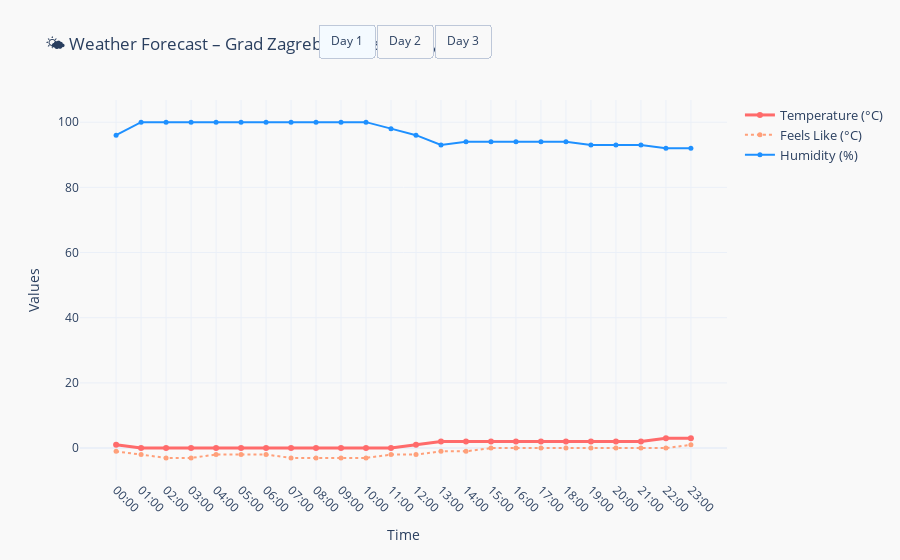

This figure's notebook cell:
### Markdown cell above
## 📈 Static Plotly Graph with Day Buttons

This section creates a **static Plotly line chart** showing the weather forecast:

1. **Traces included**:
   - Temperature (°C)
   - Feels Like (°C)
   - Humidity (%)
2. **Interactive buttons** allow the user to **toggle between days** (`Day 1`, `Day 2`, `Day 3`) without animating the chart.
3. Hovering over the data points shows **detailed information** including:
   - Time
   - Temperature and Feels Like
   - Humidity
   - Wind speed
   - Precipitation
   - Weather emoji
4. The chart is styled with custom **colors, line styles, and markers** for clarity and visual appeal.

### Code cell
# -----------------------------------------
# 📊 Static Weather Plot (Plotly)
# -----------------------------------------

# Create an empty Plotly figure that will contain all traces
fig_static_buttons = go.Figure()

# Number of metrics per day (Temperature, Feels Like, Humidity)
traces_per_day = 3

# Add traces for each day
for i, day_name in enumerate(day_names):

    df_day = dfs_per_day[day_name]

    # Custom hover text for each point
    hover_text = [
            (f"Time: {t}<br>"
            f"Temp: {temp}°C<br>"
            f"Feels: {feels}°C<br>"
            f"Humidity: {hum}%<br>"
            f"Wind: {wind} m/s<br>"
            f"Precip: {prec} mm<br>"
            f"{emoji}")
        for t, temp, feels, hum, wind, prec, emoji in zip(
            df_day["Time"],
            df_day["Temperature (°C)"],
            df_day["Feels Like (°C)"],
            df_day["Humidity (%)"],
            df_day["Wind (m/s)"],
            df_day["Precipitation (mm)"],
            df_day["Weather Emoji"])]

    # Temperature trace
    fig_static_buttons.add_trace(
        go.Scatter(
            x = df_day["Time"],  # X‑axis: time of day
            y = df_day["Temperature (°C)"],  # Y‑axis: temperature in °C
            mode = "lines+markers",  # Show both lines and data points
            name = "Temperature (°C)",
            line = dict(color = "#FF6B6B", width = 3),  # Styling: red line, thick
            marker = dict(size = 6, color = "#FF6B6B"),  # Styling: matching red markers
            hoverinfo = "text",  # Use custom hover text instead of default
            hovertext = hover_text,  # Detailed info (time, feels‑like, humidity, etc.)
            visible = (i == 0)))  # Only show this day's data initially (hide others)

    # Feels Like trace
    fig_static_buttons.add_trace(
        go.Scatter(
            x = df_day["Time"],
            y = df_day["Feels Like (°C)"],
            mode = "lines+markers",
            name = "Feels Like (°C)",
            line = dict(color = "#FFA07A", width = 2, dash = "dot"),
            marker = dict(size = 5, color = "#FFA07A"),
            hoverinfo = "text",
            hovertext = hover_text,
            visible = (i == 0)))

    # Humidity trace
    fig_static_buttons.add_trace(
        go.Scatter(
            x = df_day["Time"],
            y = df_day["Humidity (%)"],
            mode = "lines+markers",
            name = "Humidity (%)",
            line = dict(color = "#1E90FF", width = 2),
            marker = dict(size = 5, color = "#1E90FF"),
            hoverinfo = "text",
            hovertext = hover_text,
            visible = (i == 0)))

# ------------------------------
# Buttons to toggle between days
# ------------------------------
buttons = []

for i, day_name in enumerate(day_names):

    # All traces start hidden
    visible = [False] * (len(day_names) * traces_per_day)

    # Show the 3 traces for the selected day
    for j in range(traces_per_day):
        visible[i * traces_per_day + j] = True

    buttons.append(
    dict(label = day_name,           # Button text
         method = "update",          # Action on click
         args = [
            {"visible" : visible}, # Which traces to show
            {"title" : f"🌤️ Weather Forecast – {city_clean}, {country_clean} ({day_name})"}  # Update title
        ]))

# ------------------------------
# Layout configuration
# ------------------------------
fig_static_buttons.update_layout(
    updatemenus = [
        dict(type = "buttons",       # Menu type is buttons
            direction = "right",    # Buttons arranged horizontally
            buttons = buttons,      # List of buttons defined earlier
            x = 0.5,                # X position of menu (centered)
            xanchor = "center",     # Anchor at center horizontally
            y = 1.2,                # Y position above plot
            yanchor = "top")        # Anchor at top vertically
    ],
    
    xaxis_title = "Time",         # X-axis label
    yaxis_title = "Values",       # Y-axis label
    template = "plotly_white",    # Plotly theme
    xaxis = dict(tickangle = 45), # Rotate X-axis labels
    legend = dict(font = dict(size = 13)), # Legend font size
    plot_bgcolor = "#f9f9f9",     # Background color inside plot
    paper_bgcolor = "#f9f9f9",    # Background color outside plot
    title = f"🌤️ Weather Forecast – {city_clean}, {country_clean} ({day_names[0]})" # Initial plot title
)

# Show the interactive chart
fig_static_buttons.show()

### Figure 1 — Plotly figure (JSON) as saved in the notebook; plotly's stock layout.template omitted (floating-point values rounded to 4 significant figures)
{"data": [{"hoverinfo": "text", "hovertext": ["Time: 00:00<br>Temp: 1°C<br>Feels: -1°C<br>Humidity: 96%<br>Wind: 1 m/s<br>Precip: 0 mm<br>🌫️", "Time: 01:00<br>Temp: 0°C<br>Feels: -2°C<br>Humidity: 100%<br>Wind: 1 m/s<br>Precip: 0 mm<br>🌫️", "Time: 02:00<br>Temp: 0°C<br>Feels: -3°C<br>Humidity: 100%<br>Wind: 2 m/s<br>Precip: 0 mm<br>🌫️", "Time: 03:00<br>Temp: 0°C<br>Feels: -3°C<br>Humidity: 100%<br>Wind: 3 m/s<br>Precip: 0 mm<br>🌫️", "Time: 04:00<br>Temp: 0°C<br>Feels: -2°C<br>Humidity: 100%<br>Wind: 1 m/s<br>Precip: 0 mm<br>🌫️", "Time: 05:00<br>Temp: 0°C<br>Feels: -2°C<br>Humidity: 100%<br>Wind: 2 m/s<br>Precip: 0 mm<br>🌫️", "Time: 06:00<br>Temp: 0°C<br>Feels: -2°C<br>Humidity: 100%<br>Wind: 2 m/s<br>Precip: 0 mm<br>🌫️", "Time: 07:00<br>Temp: 0°C<br>Feels: -3°C<br>Humidity: 100%<br>Wind: 2 m/s<br>Precip: 0 mm<br>🌫️", "Time: 08:00<br>Temp: 0°C<br>Feels: -3°C<br>Humidity: 100%<br>Wind: 3 m/s<br>Precip: 0 mm<br>🌫️", "Time: 09:00<br>Temp: 0°C<br>Feels: -3°C<br>Humidity: 100%<br>Wind: 4 m/s<br>Precip: 0 mm<br>🌫️", "Time: 10:00<br>Temp: 0°C<br>Feels: -3°C<br>Humidity: 100%<br>Wind: 3 m/s<br>Precip: 0 mm<br>🌫️", "Time: 11:00<br>Temp: 0°C<br>Feels: -2°C<br>Humidity: 98%<br>Wind: 3 m/s<br>Precip: 0 mm<br>🌫️", "Time: 12:00<br>Temp: 1°C<br>Feels: -2°C<br>Humidity: 96%<br>Wind: 3 m/s<br>Precip: 0 mm<br>🌦️", "Time: 13:00<br>Temp: 2°C<br>Feels: -1°C<br>Humidity: 93%<br>Wind: 5 m/s<br>Precip: 0 mm<br>🌫️", "Time: 14:00<br>Temp: 2°C<br>Feels: -1°C<br>Humidity: 94%<br>Wind: 5 m/s<br>Precip: 0 mm<br>🌫️", "Time: 15:00<br>Temp: 2°C<br>Feels: 0°C<br>Humidity: 94%<br>Wind: 5 m/s<br>Precip: 0 mm<br>🌫️", "Time: 16:00<br>Temp: 2°C<br>Feels: 0°C<br>Humidity: 94%<br>Wind: 5 m/s<br>Precip: 0 mm<br>🌫️", "Time: 17:00<br>Temp: 2°C<br>Feels: 0°C<br>Humidity: 94%<br>Wind: 4 m/s<br>Precip: 0 mm<br>🌫️", "Time: 18:00<br>Temp: 2°C<br>Feels: 0°C<br>Humidity: 94%<br>Wind: 3 m/s<br>Precip: 0 mm<br>🌫️", "Time: 19:00<br>Temp: 2°C<br>Feels: 0°C<br>Humidity: 93%<br>Wind: 3 m/s<br>Precip: 0 mm<br>🌫️", "Time: 20:00<br>Temp: 2°C<br>Feels: 0°C<br>Humidity: 93%<br>Wind: 3 m/s<br>Precip: 0 mm<br>☁️", "Time: 21:00<br>Temp: 2°C<br>Feels: 0°C<br>Humidity: 93%<br>Wind: 2 m/s<br>Precip: 0 mm<br>☁️", "Time: 22:00<br>Temp: 3°C<br>Feels: 0°C<br>Humidity: 92%<br>Wind: 2 m/s<br>Precip: 0 mm<br>☁️", "Time: 23:00<br>Temp: 3°C<br>Feels: 1°C<br>Humidity: 92%<br>Wind: 2 m/s<br>Precip: 0 mm<br>☁️"], "line": {"color": "#FF6B6B", "width": 3}, "marker": {"color": "#FF6B6B", "size": 6}, "mode": "lines+markers", "name": "Temperature (°C)", "type": "scatter", "visible": true, "x": ["00:00", "01:00", "02:00", "03:00", "04:00", "05:00", "06:00", "07:00", "08:00", "09:00", "10:00", "11:00", "12:00", "13:00", "14:00", "15:00", "16:00", "17:00", "18:00", "19:00", "20:00", "21:00", "22:00", "23:00"], "y": [1, 0, 0, 0, 0, 0, 0, 0, 0, 0, 0, 0, 1, 2, 2, 2, 2, 2, 2, 2, 2, 2, 3, 3]}, {"hoverinfo": "text", "hovertext": ["Time: 00:00<br>Temp: 1°C<br>Feels: -1°C<br>Humidity: 96%<br>Wind: 1 m/s<br>Precip: 0 mm<br>🌫️", "Time: 01:00<br>Temp: 0°C<br>Feels: -2°C<br>Humidity: 100%<br>Wind: 1 m/s<br>Precip: 0 mm<br>🌫️", "Time: 02:00<br>Temp: 0°C<br>Feels: -3°C<br>Humidity: 100%<br>Wind: 2 m/s<br>Precip: 0 mm<br>🌫️", "Time: 03:00<br>Temp: 0°C<br>Feels: -3°C<br>Humidity: 100%<br>Wind: 3 m/s<br>Precip: 0 mm<br>🌫️", "Time: 04:00<br>Temp: 0°C<br>Feels: -2°C<br>Humidity: 100%<br>Wind: 1 m/s<br>Precip: 0 mm<br>🌫️", "Time: 05:00<br>Temp: 0°C<br>Feels: -2°C<br>Humidity: 100%<br>Wind: 2 m/s<br>Precip: 0 mm<br>🌫️", "Time: 06:00<br>Temp: 0°C<br>Feels: -2°C<br>Humidity: 100%<br>Wind: 2 m/s<br>Precip: 0 mm<br>🌫️", "Time: 07:00<br>Temp: 0°C<br>Feels: -3°C<br>Humidity: 100%<br>Wind: 2 m/s<br>Precip: 0 mm<br>🌫️", "Time: 08:00<br>Temp: 0°C<br>Feels: -3°C<br>Humidity: 100%<br>Wind: 3 m/s<br>Precip: 0 mm<br>🌫️", "Time: 09:00<br>Temp: 0°C<br>Feels: -3°C<br>Humidity: 100%<br>Wind: 4 m/s<br>Precip: 0 mm<br>🌫️", "Time: 10:00<br>Temp: 0°C<br>Feels: -3°C<br>Humidity: 100%<br>Wind: 3 m/s<br>Precip: 0 mm<br>🌫️", "Time: 11:00<br>Temp: 0°C<br>Feels: -2°C<br>Humidity: 98%<br>Wind: 3 m/s<br>Precip: 0 mm<br>🌫️", "Time: 12:00<br>Temp: 1°C<br>Feels: -2°C<br>Humidity: 96%<br>Wind: 3 m/s<br>Precip: 0 mm<br>🌦️", "Time: 13:00<br>Temp: 2°C<br>Feels: -1°C<br>Humidity: 93%<br>Wind: 5 m/s<br>Precip: 0 mm<br>🌫️", "Time: 14:00<br>Temp: 2°C<br>Feels: -1°C<br>Humidity: 94%<br>Wind: 5 m/s<br>Precip: 0 mm<br>🌫️", "Time: 15:00<br>Temp: 2°C<br>Feels: 0°C<br>Humidity: 94%<br>Wind: 5 m/s<br>Precip: 0 mm<br>🌫️", "Time: 16:00<br>Temp: 2°C<br>Feels: 0°C<br>Humidity: 94%<br>Wind: 5 m/s<br>Precip: 0 mm<br>🌫️", "Time: 17:00<br>Temp: 2°C<br>Feels: 0°C<br>Humidity: 94%<br>Wind: 4 m/s<br>Precip: 0 mm<br>🌫️", "Time: 18:00<br>Temp: 2°C<br>Feels: 0°C<br>Humidity: 94%<br>Wind: 3 m/s<br>Precip: 0 mm<br>🌫️", "Time: 19:00<br>Temp: 2°C<br>Feels: 0°C<br>Humidity: 93%<br>Wind: 3 m/s<br>Precip: 0 mm<br>🌫️", "Time: 20:00<br>Temp: 2°C<br>Feels: 0°C<br>Humidity: 93%<br>Wind: 3 m/s<br>Precip: 0 mm<br>☁️", "Time: 21:00<br>Temp: 2°C<br>Feels: 0°C<br>Humidity: 93%<br>Wind: 2 m/s<br>Precip: 0 mm<br>☁️", "Time: 22:00<br>Temp: 3°C<br>Feels: 0°C<br>Humidity: 92%<br>Wind: 2 m/s<br>Precip: 0 mm<br>☁️", "Time: 23:00<br>Temp: 3°C<br>Feels: 1°C<br>Humidity: 92%<br>Wind: 2 m/s<br>Precip: 0 mm<br>☁️"], "line": {"color": "#FFA07A", "dash": "dot", "width": 2}, "marker": {"color": "#FFA07A", "size": 5}, "mode": "lines+markers", "name": "Feels Like (°C)", "type": "scatter", "visible": true, "x": ["00:00", "01:00", "02:00", "03:00", "04:00", "05:00", "06:00", "07:00", "08:00", "09:00", "10:00", "11:00", "12:00", "13:00", "14:00", "15:00", "16:00", "17:00", "18:00", "19:00", "20:00", "21:00", "22:00", "23:00"], "y": [-1, -2, -3, -3, -2, -2, -2, -3, -3, -3, -3, -2, -2, -1, -1, 0, 0, 0, 0, 0, 0, 0, 0, 1]}, {"hoverinfo": "text", "hovertext": ["Time: 00:00<br>Temp: 1°C<br>Feels: -1°C<br>Humidity: 96%<br>Wind: 1 m/s<br>Precip: 0 mm<br>🌫️", "Time: 01:00<br>Temp: 0°C<br>Feels: -2°C<br>Humidity: 100%<br>Wind: 1 m/s<br>Precip: 0 mm<br>🌫️", "Time: 02:00<br>Temp: 0°C<br>Feels: -3°C<br>Humidity: 100%<br>Wind: 2 m/s<br>Precip: 0 mm<br>🌫️", "Time: 03:00<br>Temp: 0°C<br>Feels: -3°C<br>Humidity: 100%<br>Wind: 3 m/s<br>Precip: 0 mm<br>🌫️", "Time: 04:00<br>Temp: 0°C<br>Feels: -2°C<br>Humidity: 100%<br>Wind: 1 m/s<br>Precip: 0 mm<br>🌫️", "Time: 05:00<br>Temp: 0°C<br>Feels: -2°C<br>Humidity: 100%<br>Wind: 2 m/s<br>Precip: 0 mm<br>🌫️", "Time: 06:00<br>Temp: 0°C<br>Feels: -2°C<br>Humidity: 100%<br>Wind: 2 m/s<br>Precip: 0 mm<br>🌫️", "Time: 07:00<br>Temp: 0°C<br>Feels: -3°C<br>Humidity: 100%<br>Wind: 2 m/s<br>Precip: 0 mm<br>🌫️", "Time: 08:00<br>Temp: 0°C<br>Feels: -3°C<br>Humidity: 100%<br>Wind: 3 m/s<br>Precip: 0 mm<br>🌫️", "Time: 09:00<br>Temp: 0°C<br>Feels: -3°C<br>Humidity: 100%<br>Wind: 4 m/s<br>Precip: 0 mm<br>🌫️", "Time: 10:00<br>Temp: 0°C<br>Feels: -3°C<br>Humidity: 100%<br>Wind: 3 m/s<br>Precip: 0 mm<br>🌫️", "Time: 11:00<br>Temp: 0°C<br>Feels: -2°C<br>Humidity: 98%<br>Wind: 3 m/s<br>Precip: 0 mm<br>🌫️", "Time: 12:00<br>Temp: 1°C<br>Feels: -2°C<br>Humidity: 96%<br>Wind: 3 m/s<br>Precip: 0 mm<br>🌦️", "Time: 13:00<br>Temp: 2°C<br>Feels: -1°C<br>Humidity: 93%<br>Wind: 5 m/s<br>Precip: 0 mm<br>🌫️", "Time: 14:00<br>Temp: 2°C<br>Feels: -1°C<br>Humidity: 94%<br>Wind: 5 m/s<br>Precip: 0 mm<br>🌫️", "Time: 15:00<br>Temp: 2°C<br>Feels: 0°C<br>Humidity: 94%<br>Wind: 5 m/s<br>Precip: 0 mm<br>🌫️", "Time: 16:00<br>Temp: 2°C<br>Feels: 0°C<br>Humidity: 94%<br>Wind: 5 m/s<br>Precip: 0 mm<br>🌫️", "Time: 17:00<br>Temp: 2°C<br>Feels: 0°C<br>Humidity: 94%<br>Wind: 4 m/s<br>Precip: 0 mm<br>🌫️", "Time: 18:00<br>Temp: 2°C<br>Feels: 0°C<br>Humidity: 94%<br>Wind: 3 m/s<br>Precip: 0 mm<br>🌫️", "Time: 19:00<br>Temp: 2°C<br>Feels: 0°C<br>Humidity: 93%<br>Wind: 3 m/s<br>Precip: 0 mm<br>🌫️", "Time: 20:00<br>Temp: 2°C<br>Feels: 0°C<br>Humidity: 93%<br>Wind: 3 m/s<br>Precip: 0 mm<br>☁️", "Time: 21:00<br>Temp: 2°C<br>Feels: 0°C<br>Humidity: 93%<br>Wind: 2 m/s<br>Precip: 0 mm<br>☁️", "Time: 22:00<br>Temp: 3°C<br>Feels: 0°C<br>Humidity: 92%<br>Wind: 2 m/s<br>Precip: 0 mm<br>☁️", "Time: 23:00<br>Temp: 3°C<br>Feels: 1°C<br>Humidity: 92%<br>Wind: 2 m/s<br>Precip: 0 mm<br>☁️"], "line": {"color": "#1E90FF", "width": 2}, "marker": {"color": "#1E90FF", "size": 5}, "mode": "lines+markers", "name": "Humidity (%)", "type": "scatter", "visible": true, "x": ["00:00", "01:00", "02:00", "03:00", "04:00", "05:00", "06:00", "07:00", "08:00", "09:00", "10:00", "11:00", "12:00", "13:00", "14:00", "15:00", "16:00", "17:00", "18:00", "19:00", "20:00", "21:00", "22:00", "23:00"], "y": [96, 100, 100, 100, 100, 100, 100, 100, 100, 100, 100, 98, 96, 93, 94, 94, 94, 94, 94, 93, 93, 93, 92, 92]}, {"hoverinfo": "text", "hovertext": ["Time: 00:00<br>Temp: 3°C<br>Feels: 1°C<br>Humidity: 92%<br>Wind: 2 m/s<br>Precip: 0 mm<br>🌦️", "Time: 01:00<br>Temp: 3°C<br>Feels: 1°C<br>Humidity: 93%<br>Wind: 2 m/s<br>Precip: 0 mm<br>🌫️", "Time: 02:00<br>Temp: 3°C<br>Feels: 1°C<br>Humidity: 94%<br>Wind: 2 m/s<br>Precip: 0 mm<br>🌫️", "Time: 03:00<br>Temp: 3°C<br>Feels: 1°C<br>Humidity: 94%<br>Wind: 2 m/s<br>Precip: 0 mm<br>🌫️", "Time: 04:00<br>Temp: 3°C<br>Feels: 1°C<br>Humidity: 94%<br>Wind: 1 m/s<br>Precip: 0 mm<br>🌧️", "Time: 05:00<br>Temp: 3°C<br>Feels: 1°C<br>Humidity: 93%<br>Wind: 1 m/s<br>Precip: 0 mm<br>☁️", "Time: 06:00<br>Temp: 3°C<br>Feels: 1°C<br>Humidity: 93%<br>Wind: 3 m/s<br>Precip: 0 mm<br>🌫️", "Time: 07:00<br>Temp: 3°C<br>Feels: 1°C<br>Humidity: 93%<br>Wind: 2 m/s<br>Precip: 0 mm<br>🌫️", "Time: 08:00<br>Temp: 3°C<br>Feels: 1°C<br>Humidity: 92%<br>Wind: 1 m/s<br>Precip: 0 mm<br>☁️", "Time: 09:00<br>Temp: 3°C<br>Feels: 1°C<br>Humidity: 91%<br>Wind: 2 m/s<br>Precip: 0 mm<br>☁️", "Time: 10:00<br>Temp: 4°C<br>Feels: 2°C<br>Humidity: 90%<br>Wind: 2 m/s<br>Precip: 0 mm<br>☁️", "Time: 11:00<br>Temp: 4°C<br>Feels: 2°C<br>Humidity: 88%<br>Wind: 2 m/s<br>Precip: 0 mm<br>☁️", "Time: 12:00<br>Temp: 5°C<br>Feels: 3°C<br>Humidity: 85%<br>Wind: 0 m/s<br>Precip: 0 mm<br>🌦️", "Time: 13:00<br>Temp: 5°C<br>Feels: 3°C<br>Humidity: 83%<br>Wind: 0 m/s<br>Precip: 0 mm<br>☁️", "Time: 14:00<br>Temp: 5°C<br>Feels: 3°C<br>Humidity: 84%<br>Wind: 2 m/s<br>Precip: 0 mm<br>☁️", "Time: 15:00<br>Temp: 5°C<br>Feels: 4°C<br>Humidity: 84%<br>Wind: 0 m/s<br>Precip: 0 mm<br>☁️", "Time: 16:00<br>Temp: 5°C<br>Feels: 3°C<br>Humidity: 85%<br>Wind: 2 m/s<br>Precip: 0 mm<br>☁️", "Time: 17:00<br>Temp: 5°C<br>Feels: 3°C<br>Humidity: 88%<br>Wind: 3 m/s<br>Precip: 0 mm<br>☁️", "Time: 18:00<br>Temp: 5°C<br>Feels: 3°C<br>Humidity: 89%<br>Wind: 3 m/s<br>Precip: 0 mm<br>☁️", "Time: 19:00<br>Temp: 5°C<br>Feels: 3°C<br>Humidity: 89%<br>Wind: 2 m/s<br>Precip: 0 mm<br>☁️", "Time: 20:00<br>Temp: 5°C<br>Feels: 3°C<br>Humidity: 89%<br>Wind: 1 m/s<br>Precip: 0 mm<br>☁️", "Time: 21:00<br>Temp: 5°C<br>Feels: 3°C<br>Humidity: 90%<br>Wind: 1 m/s<br>Precip: 0 mm<br>☁️", "Time: 22:00<br>Temp: 5°C<br>Feels: 3°C<br>Humidity: 92%<br>Wind: 2 m/s<br>Precip: 0 mm<br>☁️", "Time: 23:00<br>Temp: 4°C<br>Feels: 3°C<br>Humidity: 91%<br>Wind: 2 m/s<br>Precip: 0 mm<br>☁️"], "line": {"color": "#FF6B6B", "width": 3}, "marker": {"color": "#FF6B6B", "size": 6}, "mode": "lines+markers", "name": "Temperature (°C)", "type": "scatter", "visible": false, "x": ["00:00", "01:00", "02:00", "03:00", "04:00", "05:00", "06:00", "07:00", "08:00", "09:00", "10:00", "11:00", "12:00", "13:00", "14:00", "15:00", "16:00", "17:00", "18:00", "19:00", "20:00", "21:00", "22:00", "23:00"], "y": [3, 3, 3, 3, 3, 3, 3, 3, 3, 3, 4, 4, 5, 5, 5, 5, 5, 5, 5, 5, 5, 5, 5, 4]}, {"hoverinfo": "text", "hovertext": ["Time: 00:00<br>Temp: 3°C<br>Feels: 1°C<br>Humidity: 92%<br>Wind: 2 m/s<br>Precip: 0 mm<br>🌦️", "Time: 01:00<br>Temp: 3°C<br>Feels: 1°C<br>Humidity: 93%<br>Wind: 2 m/s<br>Precip: 0 mm<br>🌫️", "Time: 02:00<br>Temp: 3°C<br>Feels: 1°C<br>Humidity: 94%<br>Wind: 2 m/s<br>Precip: 0 mm<br>🌫️", "Time: 03:00<br>Temp: 3°C<br>Feels: 1°C<br>Humidity: 94%<br>Wind: 2 m/s<br>Precip: 0 mm<br>🌫️", "Time: 04:00<br>Temp: 3°C<br>Feels: 1°C<br>Humidity: 94%<br>Wind: 1 m/s<br>Precip: 0 mm<br>🌧️", "Time: 05:00<br>Temp: 3°C<br>Feels: 1°C<br>Humidity: 93%<br>Wind: 1 m/s<br>Precip: 0 mm<br>☁️", "Time: 06:00<br>Temp: 3°C<br>Feels: 1°C<br>Humidity: 93%<br>Wind: 3 m/s<br>Precip: 0 mm<br>🌫️", "Time: 07:00<br>Temp: 3°C<br>Feels: 1°C<br>Humidity: 93%<br>Wind: 2 m/s<br>Precip: 0 mm<br>🌫️", "Time: 08:00<br>Temp: 3°C<br>Feels: 1°C<br>Humidity: 92%<br>Wind: 1 m/s<br>Precip: 0 mm<br>☁️", "Time: 09:00<br>Temp: 3°C<br>Feels: 1°C<br>Humidity: 91%<br>Wind: 2 m/s<br>Precip: 0 mm<br>☁️", "Time: 10:00<br>Temp: 4°C<br>Feels: 2°C<br>Humidity: 90%<br>Wind: 2 m/s<br>Precip: 0 mm<br>☁️", "Time: 11:00<br>Temp: 4°C<br>Feels: 2°C<br>Humidity: 88%<br>Wind: 2 m/s<br>Precip: 0 mm<br>☁️", "Time: 12:00<br>Temp: 5°C<br>Feels: 3°C<br>Humidity: 85%<br>Wind: 0 m/s<br>Precip: 0 mm<br>🌦️", "Time: 13:00<br>Temp: 5°C<br>Feels: 3°C<br>Humidity: 83%<br>Wind: 0 m/s<br>Precip: 0 mm<br>☁️", "Time: 14:00<br>Temp: 5°C<br>Feels: 3°C<br>Humidity: 84%<br>Wind: 2 m/s<br>Precip: 0 mm<br>☁️", "Time: 15:00<br>Temp: 5°C<br>Feels: 4°C<br>Humidity: 84%<br>Wind: 0 m/s<br>Precip: 0 mm<br>☁️", "Time: 16:00<br>Temp: 5°C<br>Feels: 3°C<br>Humidity: 85%<br>Wind: 2 m/s<br>Precip: 0 mm<br>☁️", "Time: 17:00<br>Temp: 5°C<br>Feels: 3°C<br>Humidity: 88%<br>Wind: 3 m/s<br>Precip: 0 mm<br>☁️", "Time: 18:00<br>Temp: 5°C<br>Feels: 3°C<br>Humidity: 89%<br>Wind: 3 m/s<br>Precip: 0 mm<br>☁️", "Time: 19:00<br>Temp: 5°C<br>Feels: 3°C<br>Humidity: 89%<br>Wind: 2 m/s<br>Precip: 0 mm<br>☁️", "Time: 20:00<br>Temp: 5°C<br>Feels: 3°C<br>Humidity: 89%<br>Wind: 1 m/s<br>Precip: 0 mm<br>☁️", "Time: 21:00<br>Temp: 5°C<br>Feels: 3°C<br>Humidity: 90%<br>Wind: 1 m/s<br>Precip: 0 mm<br>☁️", "Time: 22:00<br>Temp: 5°C<br>Feels: 3°C<br>Humidity: 92%<br>Wind: 2 m/s<br>Precip: 0 mm<br>☁️", "Time: 23:00<br>Temp: 4°C<br>Feels: 3°C<br>Humidity: 91%<br>Wind: 2 m/s<br>Precip: 0 mm<br>☁️"], "line": {"color": "#FFA07A", "dash": "dot", "width": 2}, "marker": {"color": "#FFA07A", "size": 5}, "mode": "lines+markers", "name": "Feels Like (°C)", "type": "scatter", "visible": false, "x": ["00:00", "01:00", "02:00", "03:00", "04:00", "05:00", "06:00", "07:00", "08:00", "09:00", "10:00", "11:00", "12:00", "13:00", "14:00", "15:00", "16:00", "17:00", "18:00", "19:00", "20:00", "21:00", "22:00", "23:00"], "y": [1, 1, 1, 1, 1, 1, 1, 1, 1, 1, 2, 2, 3, 3, 3, 4, 3, 3, 3, 3, 3, 3, 3, 3]}, {"hoverinfo": "text", "hovertext": ["Time: 00:00<br>Temp: 3°C<br>Feels: 1°C<br>Humidity: 92%<br>Wind: 2 m/s<br>Precip: 0 mm<br>🌦️", "Time: 01:00<br>Temp: 3°C<br>Feels: 1°C<br>Humidity: 93%<br>Wind: 2 m/s<br>Precip: 0 mm<br>🌫️", "Time: 02:00<br>Temp: 3°C<br>Feels: 1°C<br>Humidity: 94%<br>Wind: 2 m/s<br>Precip: 0 mm<br>🌫️", "Time: 03:00<br>Temp: 3°C<br>Feels: 1°C<br>Humidity: 94%<br>Wind: 2 m/s<br>Precip: 0 mm<br>🌫️", "Time: 04:00<br>Temp: 3°C<br>Feels: 1°C<br>Humidity: 94%<br>Wind: 1 m/s<br>Precip: 0 mm<br>🌧️", "Time: 05:00<br>Temp: 3°C<br>Feels: 1°C<br>Humidity: 93%<br>Wind: 1 m/s<br>Precip: 0 mm<br>☁️", "Time: 06:00<br>Temp: 3°C<br>Feels: 1°C<br>Humidity: 93%<br>Wind: 3 m/s<br>Precip: 0 mm<br>🌫️", "Time: 07:00<br>Temp: 3°C<br>Feels: 1°C<br>Humidity: 93%<br>Wind: 2 m/s<br>Precip: 0 mm<br>🌫️", "Time: 08:00<br>Temp: 3°C<br>Feels: 1°C<br>Humidity: 92%<br>Wind: 1 m/s<br>Precip: 0 mm<br>☁️", "Time: 09:00<br>Temp: 3°C<br>Feels: 1°C<br>Humidity: 91%<br>Wind: 2 m/s<br>Precip: 0 mm<br>☁️", "Time: 10:00<br>Temp: 4°C<br>Feels: 2°C<br>Humidity: 90%<br>Wind: 2 m/s<br>Precip: 0 mm<br>☁️", "Time: 11:00<br>Temp: 4°C<br>Feels: 2°C<br>Humidity: 88%<br>Wind: 2 m/s<br>Precip: 0 mm<br>☁️", "Time: 12:00<br>Temp: 5°C<br>Feels: 3°C<br>Humidity: 85%<br>Wind: 0 m/s<br>Precip: 0 mm<br>🌦️", "Time: 13:00<br>Temp: 5°C<br>Feels: 3°C<br>Humidity: 83%<br>Wind: 0 m/s<br>Precip: 0 mm<br>☁️", "Time: 14:00<br>Temp: 5°C<br>Feels: 3°C<br>Humidity: 84%<br>Wind: 2 m/s<br>Precip: 0 mm<br>☁️", "Time: 15:00<br>Temp: 5°C<br>Feels: 4°C<br>Humidity: 84%<br>Wind: 0 m/s<br>Precip: 0 mm<br>☁️", "Time: 16:00<br>Temp: 5°C<br>Feels: 3°C<br>Humidity: 85%<br>Wind: 2 m/s<br>Precip: 0 mm<br>☁️", "Time: 17:00<br>Temp: 5°C<br>Feels: 3°C<br>Humidity: 88%<br>Wind: 3 m/s<br>Precip: 0 mm<br>☁️", "Time: 18:00<br>Temp: 5°C<br>Feels: 3°C<br>Humidity: 89%<br>Wind: 3 m/s<br>Precip: 0 mm<br>☁️", "Time: 19:00<br>Temp: 5°C<br>Feels: 3°C<br>Humidity: 89%<br>Wind: 2 m/s<br>Precip: 0 mm<br>☁️", "Time: 20:00<br>Temp: 5°C<br>Feels: 3°C<br>Humidity: 89%<br>Wind: 1 m/s<br>Precip: 0 mm<br>☁️", "Time: 21:00<br>Temp: 5°C<br>Feels: 3°C<br>Humidity: 90%<br>Wind: 1 m/s<br>Precip: 0 mm<br>☁️", "Time: 22:00<br>Temp: 5°C<br>Feels: 3°C<br>Humidity: 92%<br>Wind: 2 m/s<br>Precip: 0 mm<br>☁️", "Time: 23:00<br>Temp: 4°C<br>Feels: 3°C<br>Humidity: 91%<br>Wind: 2 m/s<br>Precip: 0 mm<br>☁️"], "line": {"color": "#1E90FF", "width": 2}, "marker": {"color": "#1E90FF", "size": 5}, "mode": "lines+markers", "name": "Humidity (%)", "type": "scatter", "visible": false, "x": ["00:00", "01:00", "02:00", "03:00", "04:00", "05:00", "06:00", "07:00", "08:00", "09:00", "10:00", "11:00", "12:00", "13:00", "14:00", "15:00", "16:00", "17:00", "18:00", "19:00", "20:00", "21:00", "22:00", "23:00"], "y": [92, 93, 94, 94, 94, 93, 93, 93, 92, 91, 90, 88, 85, 83, 84, 84, 85, 88, 89, 89, 89, 90, 92, 91]}, {"hoverinfo": "text", "hovertext": ["Time: 00:00<br>Temp: 4°C<br>Feels: 2°C<br>Humidity: 92%<br>Wind: 2 m/s<br>Precip: 0 mm<br>☁️", "Time: 01:00<br>Temp: 4°C<br>Feels: 3°C<br>Humidity: 92%<br>Wind: 2 m/s<br>Precip: 0 mm<br>☁️", "Time: 02:00<br>Temp: 4°C<br>Feels: 2°C<br>Humidity: 93%<br>Wind: 1 m/s<br>Precip: 0 mm<br>☁️", "Time: 03:00<br>Temp: 4°C<br>Feels: 2°C<br>Humidity: 94%<br>Wind: 1 m/s<br>Precip: 0 mm<br>☁️", "Time: 04:00<br>Temp: 4°C<br>Feels: 2°C<br>Humidity: 96%<br>Wind: 1 m/s<br>Precip: 0 mm<br>☁️", "Time: 05:00<br>Temp: 3°C<br>Feels: 1°C<br>Humidity: 97%<br>Wind: 1 m/s<br>Precip: 0 mm<br>🌫️", "Time: 06:00<br>Temp: 3°C<br>Feels: 1°C<br>Humidity: 97%<br>Wind: 1 m/s<br>Precip: 0 mm<br>🌫️", "Time: 07:00<br>Temp: 3°C<br>Feels: 1°C<br>Humidity: 98%<br>Wind: 2 m/s<br>Precip: 0 mm<br>🌫️", "Time: 08:00<br>Temp: 3°C<br>Feels: 1°C<br>Humidity: 99%<br>Wind: 2 m/s<br>Precip: 0 mm<br>🌫️", "Time: 09:00<br>Temp: 3°C<br>Feels: 2°C<br>Humidity: 98%<br>Wind: 2 m/s<br>Precip: 0 mm<br>🌫️", "Time: 10:00<br>Temp: 4°C<br>Feels: 2°C<br>Humidity: 96%<br>Wind: 1 m/s<br>Precip: 0 mm<br>🌫️", "Time: 11:00<br>Temp: 4°C<br>Feels: 2°C<br>Humidity: 94%<br>Wind: 1 m/s<br>Precip: 0 mm<br>🌫️", "Time: 12:00<br>Temp: 4°C<br>Feels: 2°C<br>Humidity: 93%<br>Wind: 2 m/s<br>Precip: 0 mm<br>☁️", "Time: 13:00<br>Temp: 5°C<br>Feels: 2°C<br>Humidity: 91%<br>Wind: 3 m/s<br>Precip: 0 mm<br>☁️", "Time: 14:00<br>Temp: 5°C<br>Feels: 2°C<br>Humidity: 90%<br>Wind: 5 m/s<br>Precip: 0 mm<br>☁️", "Time: 15:00<br>Temp: 5°C<br>Feels: 2°C<br>Humidity: 92%<br>Wind: 4 m/s<br>Precip: 0 mm<br>☁️", "Time: 16:00<br>Temp: 4°C<br>Feels: 2°C<br>Humidity: 92%<br>Wind: 3 m/s<br>Precip: 0 mm<br>☁️", "Time: 17:00<br>Temp: 4°C<br>Feels: 2°C<br>Humidity: 93%<br>Wind: 2 m/s<br>Precip: 0 mm<br>☁️", "Time: 18:00<br>Temp: 4°C<br>Feels: 2°C<br>Humidity: 94%<br>Wind: 4 m/s<br>Precip: 0 mm<br>☁️", "Time: 19:00<br>Temp: 4°C<br>Feels: 2°C<br>Humidity: 94%<br>Wind: 4 m/s<br>Precip: 0 mm<br>☁️", "Time: 20:00<br>Temp: 4°C<br>Feels: 2°C<br>Humidity: 93%<br>Wind: 3 m/s<br>Precip: 0 mm<br>☁️", "Time: 21:00<br>Temp: 4°C<br>Feels: 2°C<br>Humidity: 91%<br>Wind: 3 m/s<br>Precip: 0 mm<br>🌧️", "Time: 22:00<br>Temp: 4°C<br>Feels: 2°C<br>Humidity: 92%<br>Wind: 5 m/s<br>Precip: 1 mm<br>🌧️", "Time: 23:00<br>Temp: 5°C<br>Feels: 3°C<br>Humidity: 92%<br>Wind: 4 m/s<br>Precip: 0 mm<br>🌧️"], "line": {"color": "#FF6B6B", "width": 3}, "marker": {"color": "#FF6B6B", "size": 6}, "mode": "lines+markers", "name": "Temperature (°C)", "type": "scatter", "visible": false, "x": ["00:00", "01:00", "02:00", "03:00", "04:00", "05:00", "06:00", "07:00", "08:00", "09:00", "10:00", "11:00", "12:00", "13:00", "14:00", "15:00", "16:00", "17:00", "18:00", "19:00", "20:00", "21:00", "22:00", "23:00"], "y": [4, 4, 4, 4, 4, 3, 3, 3, 3, 3, 4, 4, 4, 5, 5, 5, 4, 4, 4, 4, 4, 4, 4, 5]}, {"hoverinfo": "text", "hovertext": ["Time: 00:00<br>Temp: 4°C<br>Feels: 2°C<br>Humidity: 92%<br>Wind: 2 m/s<br>Precip: 0 mm<br>☁️", "Time: 01:00<br>Temp: 4°C<br>Feels: 3°C<br>Humidity: 92%<br>Wind: 2 m/s<br>Precip: 0 mm<br>☁️", "Time: 02:00<br>Temp: 4°C<br>Feels: 2°C<br>Humidity: 93%<br>Wind: 1 m/s<br>Precip: 0 mm<br>☁️", "Time: 03:00<br>Temp: 4°C<br>Feels: 2°C<br>Humidity: 94%<br>Wind: 1 m/s<br>Precip: 0 mm<br>☁️", "Time: 04:00<br>Temp: 4°C<br>Feels: 2°C<br>Humidity: 96%<br>Wind: 1 m/s<br>Precip: 0 mm<br>☁️", "Time: 05:00<br>Temp: 3°C<br>Feels: 1°C<br>Humidity: 97%<br>Wind: 1 m/s<br>Precip: 0 mm<br>🌫️", "Time: 06:00<br>Temp: 3°C<br>Feels: 1°C<br>Humidity: 97%<br>Wind: 1 m/s<br>Precip: 0 mm<br>🌫️", "Time: 07:00<br>Temp: 3°C<br>Feels: 1°C<br>Humidity: 98%<br>Wind: 2 m/s<br>Precip: 0 mm<br>🌫️", "Time: 08:00<br>Temp: 3°C<br>Feels: 1°C<br>Humidity: 99%<br>Wind: 2 m/s<br>Precip: 0 mm<br>🌫️", "Time: 09:00<br>Temp: 3°C<br>Feels: 2°C<br>Humidity: 98%<br>Wind: 2 m/s<br>Precip: 0 mm<br>🌫️", "Time: 10:00<br>Temp: 4°C<br>Feels: 2°C<br>Humidity: 96%<br>Wind: 1 m/s<br>Precip: 0 mm<br>🌫️", "Time: 11:00<br>Temp: 4°C<br>Feels: 2°C<br>Humidity: 94%<br>Wind: 1 m/s<br>Precip: 0 mm<br>🌫️", "Time: 12:00<br>Temp: 4°C<br>Feels: 2°C<br>Humidity: 93%<br>Wind: 2 m/s<br>Precip: 0 mm<br>☁️", "Time: 13:00<br>Temp: 5°C<br>Feels: 2°C<br>Humidity: 91%<br>Wind: 3 m/s<br>Precip: 0 mm<br>☁️", "Time: 14:00<br>Temp: 5°C<br>Feels: 2°C<br>Humidity: 90%<br>Wind: 5 m/s<br>Precip: 0 mm<br>☁️", "Time: 15:00<br>Temp: 5°C<br>Feels: 2°C<br>Humidity: 92%<br>Wind: 4 m/s<br>Precip: 0 mm<br>☁️", "Time: 16:00<br>Temp: 4°C<br>Feels: 2°C<br>Humidity: 92%<br>Wind: 3 m/s<br>Precip: 0 mm<br>☁️", "Time: 17:00<br>Temp: 4°C<br>Feels: 2°C<br>Humidity: 93%<br>Wind: 2 m/s<br>Precip: 0 mm<br>☁️", "Time: 18:00<br>Temp: 4°C<br>Feels: 2°C<br>Humidity: 94%<br>Wind: 4 m/s<br>Precip: 0 mm<br>☁️", "Time: 19:00<br>Temp: 4°C<br>Feels: 2°C<br>Humidity: 94%<br>Wind: 4 m/s<br>Precip: 0 mm<br>☁️", "Time: 20:00<br>Temp: 4°C<br>Feels: 2°C<br>Humidity: 93%<br>Wind: 3 m/s<br>Precip: 0 mm<br>☁️", "Time: 21:00<br>Temp: 4°C<br>Feels: 2°C<br>Humidity: 91%<br>Wind: 3 m/s<br>Precip: 0 mm<br>🌧️", "Time: 22:00<br>Temp: 4°C<br>Feels: 2°C<br>Humidity: 92%<br>Wind: 5 m/s<br>Precip: 1 mm<br>🌧️", "Time: 23:00<br>Temp: 5°C<br>Feels: 3°C<br>Humidity: 92%<br>Wind: 4 m/s<br>Precip: 0 mm<br>🌧️"], "line": {"color": "#FFA07A", "dash": "dot", "width": 2}, "marker": {"color": "#FFA07A", "size": 5}, "mode": "lines+markers", "name": "Feels Like (°C)", "type": "scatter", "visible": false, "x": ["00:00", "01:00", "02:00", "03:00", "04:00", "05:00", "06:00", "07:00", "08:00", "09:00", "10:00", "11:00", "12:00", "13:00", "14:00", "15:00", "16:00", "17:00", "18:00", "19:00", "20:00", "21:00", "22:00", "23:00"], "y": [2, 3, 2, 2, 2, 1, 1, 1, 1, 2, 2, 2, 2, 2, 2, 2, 2, 2, 2, 2, 2, 2, 2, 3]}, {"hoverinfo": "text", "hovertext": ["Time: 00:00<br>Temp: 4°C<br>Feels: 2°C<br>Humidity: 92%<br>Wind: 2 m/s<br>Precip: 0 mm<br>☁️", "Time: 01:00<br>Temp: 4°C<br>Feels: 3°C<br>Humidity: 92%<br>Wind: 2 m/s<br>Precip: 0 mm<br>☁️", "Time: 02:00<br>Temp: 4°C<br>Feels: 2°C<br>Humidity: 93%<br>Wind: 1 m/s<br>Precip: 0 mm<br>☁️", "Time: 03:00<br>Temp: 4°C<br>Feels: 2°C<br>Humidity: 94%<br>Wind: 1 m/s<br>Precip: 0 mm<br>☁️", "Time: 04:00<br>Temp: 4°C<br>Feels: 2°C<br>Humidity: 96%<br>Wind: 1 m/s<br>Precip: 0 mm<br>☁️", "Time: 05:00<br>Temp: 3°C<br>Feels: 1°C<br>Humidity: 97%<br>Wind: 1 m/s<br>Precip: 0 mm<br>🌫️", "Time: 06:00<br>Temp: 3°C<br>Feels: 1°C<br>Humidity: 97%<br>Wind: 1 m/s<br>Precip: 0 mm<br>🌫️", "Time: 07:00<br>Temp: 3°C<br>Feels: 1°C<br>Humidity: 98%<br>Wind: 2 m/s<br>Precip: 0 mm<br>🌫️", "Time: 08:00<br>Temp: 3°C<br>Feels: 1°C<br>Humidity: 99%<br>Wind: 2 m/s<br>Precip: 0 mm<br>🌫️", "Time: 09:00<br>Temp: 3°C<br>Feels: 2°C<br>Humidity: 98%<br>Wind: 2 m/s<br>Precip: 0 mm<br>🌫️", "Time: 10:00<br>Temp: 4°C<br>Feels: 2°C<br>Humidity: 96%<br>Wind: 1 m/s<br>Precip: 0 mm<br>🌫️", "Time: 11:00<br>Temp: 4°C<br>Feels: 2°C<br>Humidity: 94%<br>Wind: 1 m/s<br>Precip: 0 mm<br>🌫️", "Time: 12:00<br>Temp: 4°C<br>Feels: 2°C<br>Humidity: 93%<br>Wind: 2 m/s<br>Precip: 0 mm<br>☁️", "Time: 13:00<br>Temp: 5°C<br>Feels: 2°C<br>Humidity: 91%<br>Wind: 3 m/s<br>Precip: 0 mm<br>☁️", "Time: 14:00<br>Temp: 5°C<br>Feels: 2°C<br>Humidity: 90%<br>Wind: 5 m/s<br>Precip: 0 mm<br>☁️", "Time: 15:00<br>Temp: 5°C<br>Feels: 2°C<br>Humidity: 92%<br>Wind: 4 m/s<br>Precip: 0 mm<br>☁️", "Time: 16:00<br>Temp: 4°C<br>Feels: 2°C<br>Humidity: 92%<br>Wind: 3 m/s<br>Precip: 0 mm<br>☁️", "Time: 17:00<br>Temp: 4°C<br>Feels: 2°C<br>Humidity: 93%<br>Wind: 2 m/s<br>Precip: 0 mm<br>☁️", "Time: 18:00<br>Temp: 4°C<br>Feels: 2°C<br>Humidity: 94%<br>Wind: 4 m/s<br>Precip: 0 mm<br>☁️", "Time: 19:00<br>Temp: 4°C<br>Feels: 2°C<br>Humidity: 94%<br>Wind: 4 m/s<br>Precip: 0 mm<br>☁️", "Time: 20:00<br>Temp: 4°C<br>Feels: 2°C<br>Humidity: 93%<br>Wind: 3 m/s<br>Precip: 0 mm<br>☁️", "Time: 21:00<br>Temp: 4°C<br>Feels: 2°C<br>Humidity: 91%<br>Wind: 3 m/s<br>Precip: 0 mm<br>🌧️", "Time: 22:00<br>Temp: 4°C<br>Feels: 2°C<br>Humidity: 92%<br>Wind: 5 m/s<br>Precip: 1 mm<br>🌧️", "Time: 23:00<br>Temp: 5°C<br>Feels: 3°C<br>Humidity: 92%<br>Wind: 4 m/s<br>Precip: 0 mm<br>🌧️"], "line": {"color": "#1E90FF", "width": 2}, "marker": {"color": "#1E90FF", "size": 5}, "mode": "lines+markers", "name": "Humidity (%)", "type": "scatter", "visible": false, "x": ["00:00", "01:00", "02:00", "03:00", "04:00", "05:00", "06:00", "07:00", "08:00", "09:00", "10:00", "11:00", "12:00", "13:00", "14:00", "15:00", "16:00", "17:00", "18:00", "19:00", "20:00", "21:00", "22:00", "23:00"], "y": [92, 92, 93, 94, 96, 97, 97, 98, 99, 98, 96, 94, 93, 91, 90, 92, 92, 93, 94, 94, 93, 91, 92, 92]}], "layout": {"autosize": true, "legend": {"font": {"size": 13}}, "paper_bgcolor": "#f9f9f9", "plot_bgcolor": "#f9f9f9", "title": {"text": "🌤️ Weather Forecast – Grad Zagreb, Hrvatska (Day 1)"}, "updatemenus": [{"buttons": [{"args": [{"visible": [true, true, true, false, false, false, false, false, false]}, {"title": "🌤️ Weather Forecast – Grad Zagreb, Hrvatska (Day 1)"}], "label": "Day 1", "method": "update"}, {"args": [{"visible": [false, false, false, true, true, true, false, false, false]}, {"title": "🌤️ Weather Forecast – Grad Zagreb, Hrvatska (Day 2)"}], "label": "Day 2", "method": "update"}, {"args": [{"visible": [false, false, false, false, false, false, true, true, true]}, {"title": "🌤️ Weather Forecast – Grad Zagreb, Hrvatska (Day 3)"}], "label": "Day 3", "method": "update"}], "direction": "right", "type": "buttons", "x": 0.5, "xanchor": "center", "y": 1.2, "yanchor": "top"}], "xaxis": {"autorange": true, "range": [-1.444, 24.44], "tickangle": 45, "title": {"text": "Time"}, "type": "category"}, "yaxis": {"autorange": true, "range": [-10.81, 107.8], "title": {"text": "Values"}, "type": "linear"}}}
